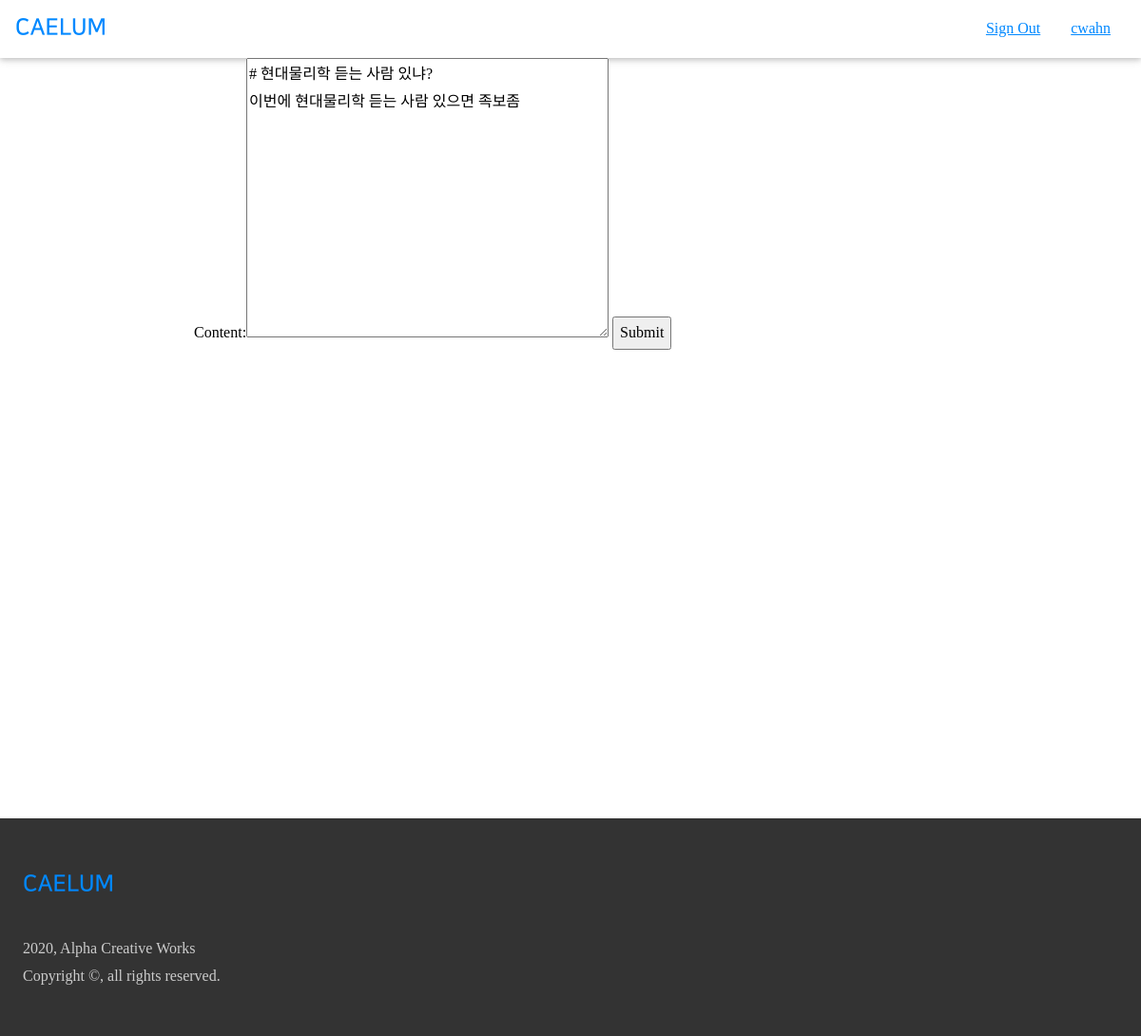
The page /edit_article/12 (signed in) on the database its author committed.
### accounts/models.py (models this page shows, shortened)
class User(AbstractBaseUser):
    email = models.EmailField(
        max_length=255,
        unique=True,
    )
    portal_id = models.CharField(
        max_length=10,
        unique=True,
        null=True,
    )
    name = models.CharField(
        max_length=30,
        null=True,
    )
    dept_major = models.CharField(
        max_length=50,
        null=True,
    )
    username = models.SlugField(
        max_length=30,
        null=True,
        unique=True,
    )
    reputation = models.IntegerField(
        blank=False,
        null=False,
        default=0,
    )
    is_email_verified = models.BooleanField(default=False)
    is_active = models.BooleanField(default=True)
    is_admin = models.BooleanField(default=False)
    objects = UserManager()
    USERNAME_FIELD = 'email'
    REQUIRED_FIELD = [
    ]

### air/models.py (models this page shows, shortened)
class Article(models.Model):
    author = models.ForeignKey(
        User,
        on_delete=models.CASCADE,
    )
    content = MarkdownxField()
    tags = TaggableManager(
        blank=True,
    )
    date_created = models.DateTimeField(
        auto_now_add=True,
    )
    hit_count = models.IntegerField(
        default=0,
    )
    is_answer = models.BooleanField(
        default=False,
    )
    parent = models.ForeignKey(
        'self',
        blank=True,
        null=True,
        on_delete=models.CASCADE,
        related_name='answers',
    )
    accepted = models.BooleanField(
        default=False,
    )
    class Meta:
        ordering = ['-date_created']

### air/views.py (the view, shortened to what this page needs)
# urls.py: path('edit_article/<int:pk>', views.edit_article, name='edit_article'),
@login_required
def edit_article(request, pk):
     user = request.user
     article = Article.objects.get(pk=pk)
     if request.method == 'POST':
          form = ArticleCreationForm(request.POST)
          if form.is_valid():
               article.content = form.cleaned_data['content']
               article.tags = form.cleaned_data['tags']
               article.save()
               return redirect('air:article', pk=article.pk)
     elif request.method == "GET":
          if article.author == user:
               if article.is_answer:
                    form = ArticleCreationForm(instance=article)
                    context = {
                         'user': user,
                         'form': form,
                         'question': article.parent,
                    }
                    return render(request, 'air/answer.html', context)
               else:
                    form = ArticleCreationForm(instance=article)
                    context = {
                         'user': user,
                         'form': form,
                    }
                    return render(request, 'air/question.html', context)

### air/forms.py (shortened to what this page needs)
class ArticleCreationForm(forms.ModelForm):
    def __init__(self, data=None, files=None, auto_id='id_%s', prefix=None, initial=None, error_class=ErrorList, label_suffix=None, empty_permitted=False, instance=None, use_required_attribute=None, renderer=None, author=None, is_answer=None, parent=None):
        super().__init__(data=data, files=files, auto_id=auto_id, prefix=prefix, initial=initial, error_class=error_class, label_suffix=label_suffix, empty_permitted=empty_permitted, instance=instance, use_required_attribute=use_required_attribute, renderer=renderer)
        self.author = author
        self.is_answer = is_answer
        self.parent = parent
    class Meta:
        model = Article
        fields = ('content', 'tags',)

### air/templates/air/question.html (shortened to what this page needs)
{% extends 'air/account_widget.html' %}
{% load markdown_extras %}
{% block content %}
<div class=" acw3-container acw3-max-width-840 acw3-min-height-100">
    <form method="POST">
        {{ form }}
        <input type="submit" value="Submit" />
    </form>
</div>
{% endblock %}

### air/templates/air/account_widget.html (shortened to what this page needs)
{% extends 'common/base.html' %}
{% block account %}
<a href="{% url 'accounts:sign_out' %}" class=" acw3-bar-item">
    Sign Out
</a>
<a href="{% url 'accounts:account_manage' %}" class=" acw3-bar-item">
    {{ user.username }}
</a>
{% endblock %}

### static/common/acw3_pro.css (style rules this page uses)
html { box-sizing: border-box }
*, *:before, *:after { box-sizing: inherit }
html { -ms-text-size-adjust: 100%; -webkit-text-size-adjust: 100% }
body { margin: 0 }
a { background-color: transparent }
button, input, select, textarea, optgroup { font: inherit; margin: 0 }
button, input { overflow: visible }
button, [type=button], [type=reset], [type=submit] { -webkit-appearance: button }
textarea { overflow: auto }
html, body { font-family: Verdana, sans-serif; font-size: 16px; line-height: 1.5 }
html { overflow-x: hidden }
a { color: inherit }
.acw3-bar .acw3-bar-item { padding: 8px 16px; float: left; width: auto; border: none; display: block; outline: 0 }
.acw3-container:after, .acw3-container:before, .acw3-panel:after, .acw3-panel:before, .acw3-row:after, .acw3-row:before, .acw3-row-padding:after, .acw3-row-padding:before, .acw3-cell-row:before, .acw3-cell-row:after, .acw3-clear:after, .acw3-clear:before, .acw3-bar:before, .acw3-bar:after { content: ""; display: table; clear: both }
.acw3-container, .acw3-panel { padding: 0.01em 24px }

### static/common/axw3.css (style rules this page uses)
body, html { height: 100%; line-height: 1.8; padding: 0; margin: 0; font-family: "NBG"; }
a { cursor: pointer; }
.acw3-max-width-840 { max-width: 840px; margin: auto; }
.acw3-min-height-100 { min-height: 100vh; }

### rows shown on the page
User: username "cwahn"
Article: content "# 현대물리학 듣는 사람 있냐? 이번에 현대물리학 듣는 사람 있으면 족보좀"
